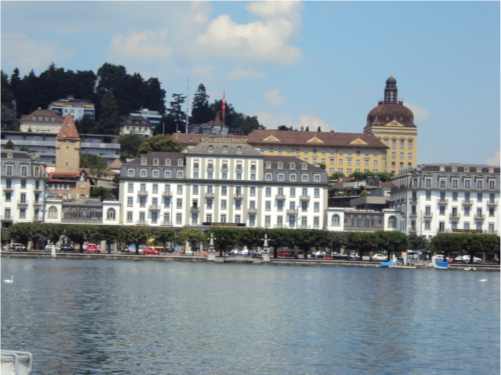
#> input picture 7_semestar/Racunarski vid/Lab3/1.JPG, 501 x 375 px, found by its file name
$ python lab3.py
#> lines starting #> are read from the running program, lines starting #| are printed output that depends on the picture; after the words box and inside, x2 and y2 are one past the last pixel; in counts of white or black regions, pixels touching at a corner belong together
import numpy as np
import cv2 as cv
import matplotlib.pyplot as plt

# Prikaz slika
def show2images(img1,img2, desc1, desc2):
    plt.figure(figsize=(10, 4))
    plt.subplot(1, 2, 1)
    plt.imshow(img1, cmap='gray')
    plt.title(desc1)
    plt.subplot(1, 2, 2)
    plt.imshow(img2, cmap='gray')
    plt.title(desc2)
    plt.show()
def show3images(img1,img2,img3,desc1,desc2,desc3):
    plt.figure(figsize=(14, 5))
    plt.subplot(1, 3, 1)
    plt.imshow(img1, cmap='gray')
    plt.title(desc1)
    plt.subplot(1, 3, 2)
    plt.imshow(img2, cmap='gray')
    plt.title(desc2)
    plt.subplot(1, 3, 3)
    plt.imshow(img3, cmap='gray')
    plt.title(desc3)
    plt.show()
# Ucitavanje slika
def loadImage(imgPath):
    image = cv.imread(imgPath)
    image = cv.cvtColor(image, cv.COLOR_BGR2RGB)
    return image

# Uparivanje feature-a koristeci BFMatcher
def match_features(desA, desB):

    # bf = cv.BFMatcher()
    # matches = bf.knnMatch(desA, desB, k=2)

    FLANN_INDEX_KDTREE = 1
    index_params = dict(algorithm=FLANN_INDEX_KDTREE, trees=5)
    search_params = dict(checks=50)
    flann = cv.FlannBasedMatcher(index_params, search_params)
    matches = flann.knnMatch(desA, desB, k=2)

    good = []
    for m, n in matches:
        if m.distance < 0.7 * n.distance:
            good.append([m])
    return good

# Homografija pomocu RANSAC-a
def compute_homography(kp1, kp2, matches):
    src = np.float32([kp1[m.queryIdx].pt for m in matches]).reshape(-1,1,2)
    dst = np.float32([kp2[m.trainIdx].pt for m in matches]).reshape(-1,1,2)
    H, mask = cv.findHomography(src, dst, cv.RANSAC, 5.0)
    return H

# Formiranje panorame od 2 slike
def makePanorama(img1, img2):
    detector = cv.SIFT_create()

    # SIFT odredi feature-e
    kp1, des1 = detector.detectAndCompute(img2, None) #slika i maska
    kp2, des2 = detector.detectAndCompute(img1, None)

    # Koristeci BFMatcher ili FLANNMatcher vrsimo uparivanje feature-a
    matches = match_features(des1, des2)

    # Prikaz match-ovanih feature-a na slikama
    imgMatch = cv.drawMatchesKnn(img1, kp1, img2, kp2, matches, None, flags=cv.DRAW_MATCHES_FLAGS_NOT_DRAW_SINGLE_POINTS)
    imgMatchInverted = cv.cvtColor(imgMatch, cv.COLOR_RGB2BGR)
    cv.imshow("Matched features", imgMatchInverted)
    cv.waitKey(0)

    matches = [x for sublist in matches for x in sublist]

    # Homografija pomocu RANSAC
    homography = compute_homography(kp1, kp2, matches)

    # Spajamo slike koristeci warpPerspective
    width = img1.shape[1] + img2.shape[1]
    height = img1.shape[0] + int(img2.shape[0] / 2)
    panorama = cv.warpPerspective(img2, homography, (width, height))
    panorama[0:img1.shape[0], 0:img1.shape[1] - 1] = img1[0:img1.shape[0], 0:img1.shape[1] - 1]
    # panorama[0:img1.shape[0], 0:img1.shape[1]] = img1

    return crop_black(panorama)

# Izbacivanje crnog dela slike
def crop_black(panorama):
    gray = cv.cvtColor(panorama, cv.COLOR_RGB2GRAY)
    _, thresh = cv.threshold(gray, 1, 255, cv.THRESH_BINARY)
    coords = cv.findNonZero(thresh)
    x, y, w, h = cv.boundingRect(coords)

    cropped = panorama[y:y+h, x:x+w]
    return cropped

# Main
if __name__ == '__main__':
    img1 = loadImage("1.jpg")
#> in loadImage, image is the input picture: shape (375, 501, 3); mean B, G, R 149.6, 143, 130.7
    img2 = loadImage("2.jpg")
#> call 2 of loadImage, with imgPath = '2.jpg'
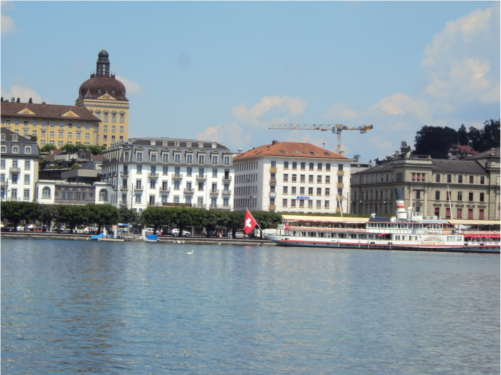
#> input picture 7_semestar/Racunarski vid/Lab3/2.JPG, 501 x 375 px, found by its file name
#> in loadImage, image is the input picture: shape (375, 501, 3); mean B, G, R 162.2, 152.9, 137.6
    img3 = loadImage("3.jpg")
#> call 3 of loadImage, with imgPath = '3.jpg'
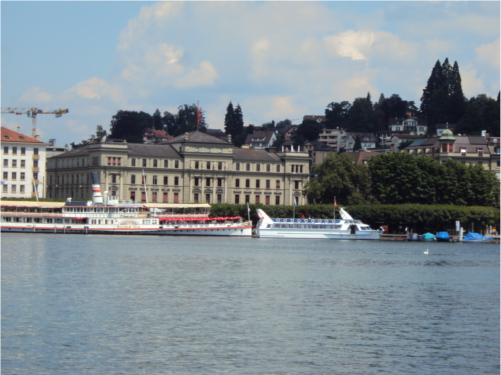
#> input picture 7_semestar/Racunarski vid/Lab3/3.JPG, 501 x 375 px, found by its file name
#> in loadImage, image is the input picture: shape (375, 501, 3); mean B, G, R 146.2, 139.8, 129.1

    #show3images(img1, img2, img3, "1", "2", "3")

    panorama23 = makePanorama(img2, img3)
#> in makePanorama, `kp1, des1 = detector.detectAndCompute(img2, None)`: kp1 = 1297 keypoints; strongest (x, y, size): (463, 151, 2.4), (261, 213, 4.9), (353, 229, 5), (345, 215, 5.7)
#> in makePanorama, `kp2, des2 = detector.detectAndCompute(img1, None)`: kp2 = 1308 keypoints; strongest (x, y, size): (388, 236, 4.5), (175, 231, 3.9), (31, 226, 2.7), (248, 223, 4.8)
#> in match_features, `matches = flann.knnMatch(desA, desB, k=2)`: matches = 1297 matches
#> after the loop in match_features, `for m, n in matches:`: good = 353 matches
#> in compute_homography, `src = np.float32([kp1[m.queryIdx].pt for m in matches]).reshape(-1,1,2)`: src = 353 rows, first 8: [5.44, 169.5], [5.56, 156.7], [5.67, 182.1], [9.19, 187.1], [9.22, 181.7], [9.22, 181.7], [9.44, 175.4], [10.05, 151]
#> in compute_homography, `dst = np.float32([kp2[m.trainIdx].pt for m in matches]).reshape(-1,1,2)`: dst = 353 rows, first 8: [284.9, 196.5], [327.4, 185.7], [310.8, 197.5], [314.2, 202.3], [314.3, 197.2], [314.3, 197.2], [314.6, 191], [290.1, 165.9]
#> in compute_homography, `H, mask = cv.findHomography(src, dst, cv.RANSAC, 5.0)`: H = [[0.913, -0.00613, 306.3], [-0.0315, 0.983, 18.4], [-0.000182, -2.89e-06, 1]]; mask = 353 values, max 1 at index 2, min 0 at index 0, mean 0.907
#> in makePanorama, `homography = compute_homography(kp1, kp2, matches)`: homography has the same summary as H in compute_homography
#> in crop_black, `_, thresh = cv.threshold(gray, 1, 255, cv.THRESH_BINARY)`:
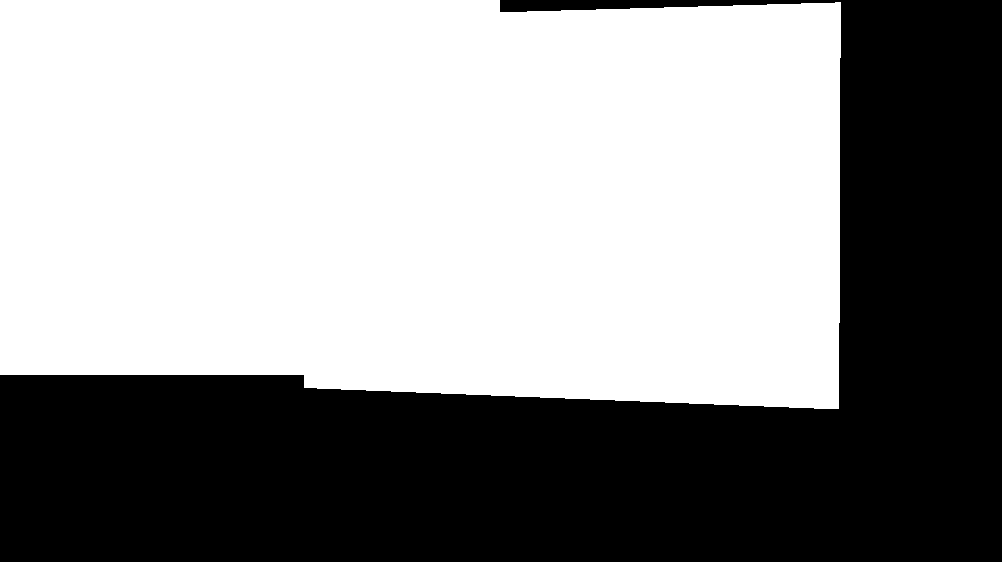
#> thresh: shape (562, 1002); 57.8% white; 1 black region, box (x1, y1, x2, y2) and area: (0, 0, 1002, 562) 237906
#> in crop_black, `coords = cv.findNonZero(thresh)`: coords = contour of 325218 points, box (x1, y1, x2, y2) (0, 0, 841, 409), area 7760
#> in crop_black, `x, y, w, h = cv.boundingRect(coords)`: x = 0; w = 841; h = 409
#> in crop_black, `cropped = panorama[y:y+h, x:x+w]`:
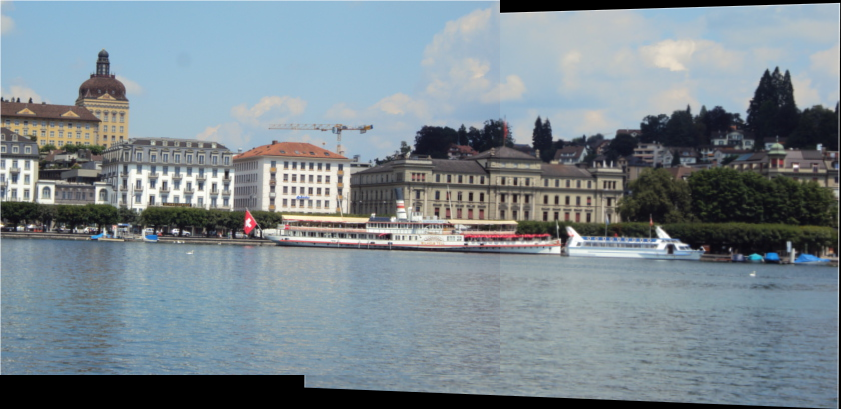
#> cropped: shape (409, 841, 3); mean R, G, B 123, 135.4, 142.8
    plt.imshow(panorama23)
    plt.title("Panorama izmedju 2 i 3")
    plt.show()

    panorama = makePanorama(img1,panorama23)
#> in makePanorama (call 2), `kp1, des1 = detector.detectAndCompute(img2, None)`: kp1 = 2203 keypoints; strongest (x, y, size): (388, 236, 4.5), (175, 231, 3.9), (31, 226, 2.7), (571, 231, 5.2)
#> in makePanorama (call 2), `kp2, des2 = detector.detectAndCompute(img1, None)`: kp2 = 1700 keypoints; strongest (x, y, size): (466, 257, 3.9), (318, 253, 2.8), (245, 251, 3.9), (8, 195, 5.7)
#> in match_features (call 2), `matches = flann.knnMatch(desA, desB, k=2)`: matches = 2203 matches
#> after the loop in match_features (call 2), `for m, n in matches:`: good = 379 matches
#> in makePanorama (call 2), `imgMatch = cv.drawMatchesKnn(img1, kp1, img2, kp2, matches, None, flag..`:
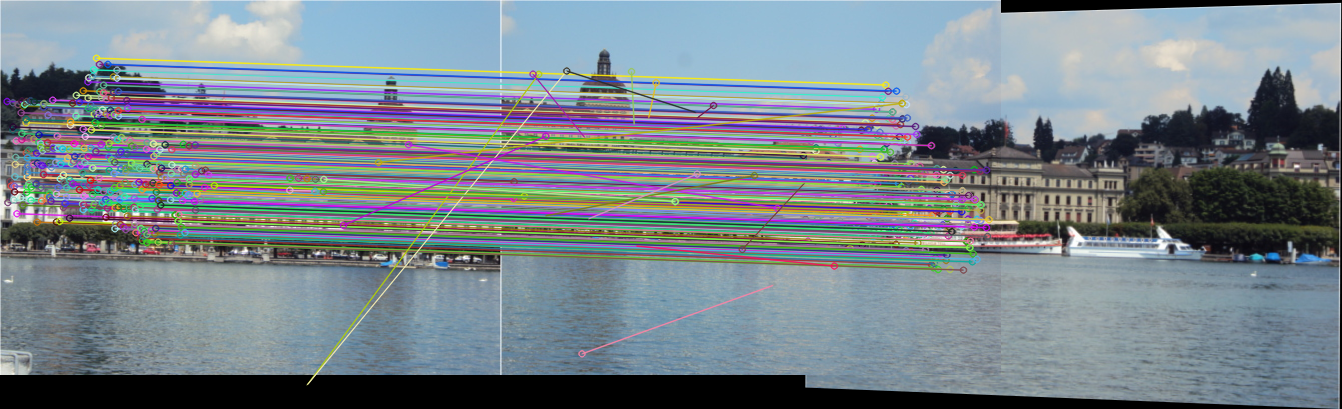
#> imgMatch: shape (409, 1342, 3); mean R, G, B 121.2, 132.4, 139.4
#> in compute_homography (call 2), `src = np.float32([kp1[m.queryIdx].pt for m in matches]).reshape(-1,1,2)`: src = 379 rows, first 8: [6.6, 101], [7.36, 202.1], [9.76, 181], [10.64, 185.4], [12.42, 102.3], [12.45, 129.5], [12.55, 126.5], [13.39, 199.6]
#> in compute_homography (call 2), `dst = np.float32([kp2[m.trainIdx].pt for m in matches]).reshape(-1,1,2)`: dst = 379 rows, first 8: [295.9, 130.2], [297.6, 229.7], [299.9, 208.9], [300.6, 213.2], [301.3, 131.7], [301.7, 158.1], [301.9, 155], [303.5, 227.2]
#> in makePanorama (call 2), `homography = compute_homography(kp1, kp2, matches)`: homography = [[0.916, 0.00605, 288.5], [-0.0465, 0.978, 31.33], [-0.000171, -1.41e-05, 1]]
#> in crop_black (call 2), `_, thresh = cv.threshold(gray, 1, 255, cv.THRESH_BINARY)`:
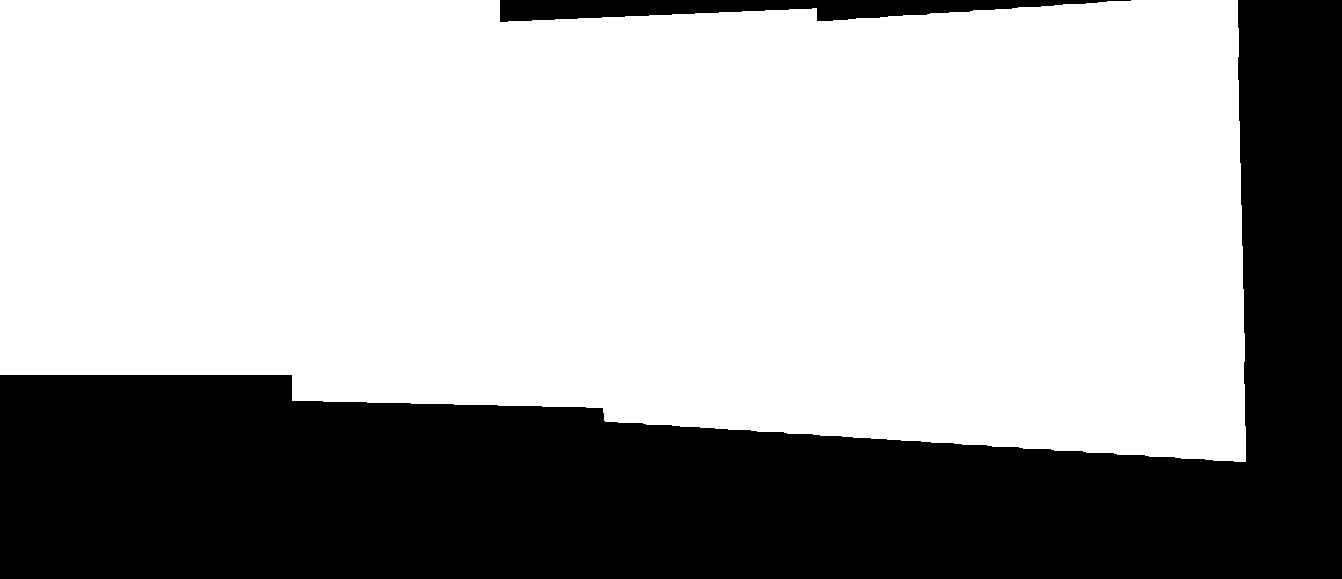
#> thresh: shape (579, 1342); 65.5% white; 2 black regions, box (x1, y1, x2, y2) and area: (0, 0, 1342, 579) 259511, (500, 0, 1131, 22) 8184
#> in crop_black (call 2), `coords = cv.findNonZero(thresh)`: coords = contour of 509323 points, box (x1, y1, x2, y2) (0, 0, 1246, 462), area 27216
#> in crop_black (call 2), `x, y, w, h = cv.boundingRect(coords)`: w = 1246; h = 462
#> in crop_black (call 2), `cropped = panorama[y:y+h, x:x+w]`:
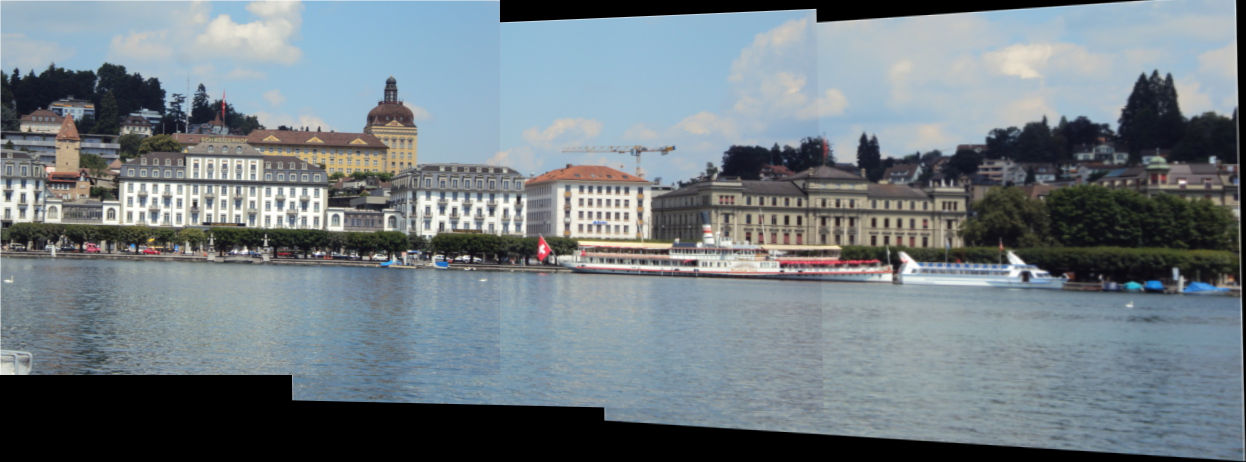
#> cropped: shape (462, 1246, 3); mean R, G, B 114.2, 124.7, 130.9

    plt.imshow(panorama)
    plt.title("Panorama")
    plt.show()

    panoramaInverted = cv.cvtColor(panorama, cv.COLOR_RGB2BGR)
    cv.imwrite("panorama.jpg", panoramaInverted)
